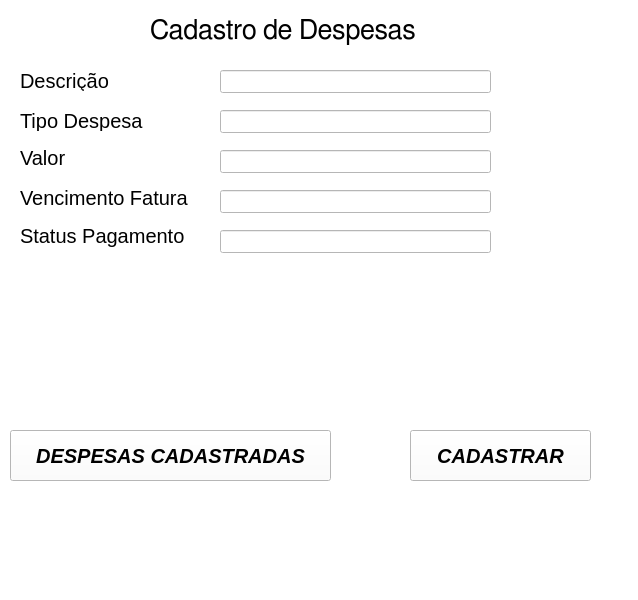
<?xml version="1.0" encoding="UTF-8"?>
<ui version="4.0">
 <class>Formulario</class>
 <widget class="QMainWindow" name="Formulario">
  <property name="geometry">
   <rect>
    <x>0</x>
    <y>0</y>
    <width>638</width>
    <height>600</height>
   </rect>
  </property>
  <property name="windowTitle">
   <string>Inscrição</string>
  </property>
  <property name="styleSheet">
   <string notr="true">background-color: rgb(255, 255, 255);</string>
  </property>
  <widget class="QWidget" name="centralwidget">
   <widget class="QLabel" name="label">
    <property name="geometry">
     <rect>
      <x>150</x>
      <y>10</y>
      <width>281</width>
      <height>41</height>
     </rect>
    </property>
    <property name="font">
     <font>
      <family>FreeSans</family>
      <pointsize>20</pointsize>
     </font>
    </property>
    <property name="text">
     <string>Cadastro de Despesas</string>
    </property>
   </widget>
   <widget class="QLabel" name="label_2">
    <property name="geometry">
     <rect>
      <x>20</x>
      <y>70</y>
      <width>131</width>
      <height>21</height>
     </rect>
    </property>
    <property name="font">
     <font>
      <pointsize>15</pointsize>
     </font>
    </property>
    <property name="text">
     <string>Descrição</string>
    </property>
    <property name="indent">
     <number>0</number>
    </property>
   </widget>
   <widget class="QLabel" name="label_3">
    <property name="geometry">
     <rect>
      <x>20</x>
      <y>110</y>
      <width>141</width>
      <height>21</height>
     </rect>
    </property>
    <property name="font">
     <font>
      <pointsize>15</pointsize>
     </font>
    </property>
    <property name="text">
     <string>Tipo Despesa</string>
    </property>
   </widget>
   <widget class="QLabel" name="label_4">
    <property name="geometry">
     <rect>
      <x>20</x>
      <y>150</y>
      <width>131</width>
      <height>16</height>
     </rect>
    </property>
    <property name="font">
     <font>
      <pointsize>15</pointsize>
     </font>
    </property>
    <property name="text">
     <string>Valor</string>
    </property>
   </widget>
   <widget class="QLabel" name="label_5">
    <property name="geometry">
     <rect>
      <x>20</x>
      <y>190</y>
      <width>201</width>
      <height>16</height>
     </rect>
    </property>
    <property name="font">
     <font>
      <pointsize>15</pointsize>
     </font>
    </property>
    <property name="text">
     <string>Vencimento Fatura</string>
    </property>
   </widget>
   <widget class="QLineEdit" name="lineEdit">
    <property name="geometry">
     <rect>
      <x>220</x>
      <y>70</y>
      <width>271</width>
      <height>23</height>
     </rect>
    </property>
    <property name="font">
     <font>
      <pointsize>12</pointsize>
     </font>
    </property>
   </widget>
   <widget class="QLineEdit" name="lineEdit_2">
    <property name="geometry">
     <rect>
      <x>220</x>
      <y>110</y>
      <width>271</width>
      <height>23</height>
     </rect>
    </property>
    <property name="font">
     <font>
      <pointsize>12</pointsize>
     </font>
    </property>
   </widget>
   <widget class="QLineEdit" name="lineEdit_3">
    <property name="geometry">
     <rect>
      <x>220</x>
      <y>150</y>
      <width>271</width>
      <height>23</height>
     </rect>
    </property>
    <property name="font">
     <font>
      <pointsize>12</pointsize>
     </font>
    </property>
   </widget>
   <widget class="QLineEdit" name="lineEdit_4">
    <property name="geometry">
     <rect>
      <x>220</x>
      <y>190</y>
      <width>271</width>
      <height>23</height>
     </rect>
    </property>
    <property name="font">
     <font>
      <pointsize>12</pointsize>
     </font>
    </property>
   </widget>
   <widget class="QPushButton" name="pushButton">
    <property name="geometry">
     <rect>
      <x>410</x>
      <y>430</y>
      <width>181</width>
      <height>51</height>
     </rect>
    </property>
    <property name="font">
     <font>
      <pointsize>15</pointsize>
      <weight>75</weight>
      <italic>true</italic>
      <bold>true</bold>
     </font>
    </property>
    <property name="text">
     <string>CADASTRAR</string>
    </property>
   </widget>
   <widget class="QPushButton" name="pushButton_2">
    <property name="geometry">
     <rect>
      <x>10</x>
      <y>430</y>
      <width>321</width>
      <height>51</height>
     </rect>
    </property>
    <property name="font">
     <font>
      <pointsize>15</pointsize>
      <weight>75</weight>
      <italic>true</italic>
      <bold>true</bold>
     </font>
    </property>
    <property name="text">
     <string>DESPESAS CADASTRADAS</string>
    </property>
   </widget>
   <widget class="QLabel" name="label_6">
    <property name="geometry">
     <rect>
      <x>20</x>
      <y>220</y>
      <width>201</width>
      <height>31</height>
     </rect>
    </property>
    <property name="font">
     <font>
      <pointsize>15</pointsize>
     </font>
    </property>
    <property name="text">
     <string>Status Pagamento</string>
    </property>
   </widget>
   <widget class="QLineEdit" name="lineEdit_5">
    <property name="geometry">
     <rect>
      <x>220</x>
      <y>230</y>
      <width>271</width>
      <height>23</height>
     </rect>
    </property>
    <property name="font">
     <font>
      <pointsize>12</pointsize>
     </font>
    </property>
   </widget>
  </widget>
  <widget class="QMenuBar" name="menubar">
   <property name="geometry">
    <rect>
     <x>0</x>
     <y>0</y>
     <width>638</width>
     <height>20</height>
    </rect>
   </property>
  </widget>
  <widget class="QStatusBar" name="statusbar"/>
 </widget>
 <resources/>
 <connections/>
</ui>
